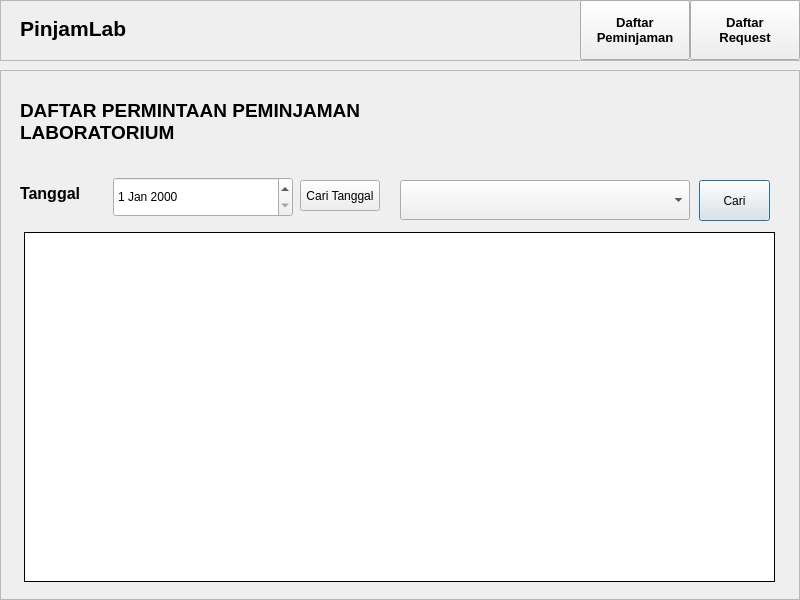
<?xml version="1.0" encoding="UTF-8"?>
<ui version="4.0">
 <class>HomePage</class>
 <widget class="QDialog" name="HomePage">
  <property name="geometry">
   <rect>
    <x>0</x>
    <y>0</y>
    <width>800</width>
    <height>600</height>
   </rect>
  </property>
  <property name="windowTitle">
   <string>Dialog</string>
  </property>
  <widget class="QFrame" name="frame_2">
   <property name="geometry">
    <rect>
     <x>0</x>
     <y>70</y>
     <width>800</width>
     <height>530</height>
    </rect>
   </property>
   <property name="styleSheet">
    <string notr="true"/>
   </property>
   <property name="frameShape">
    <enum>QFrame::StyledPanel</enum>
   </property>
   <property name="frameShadow">
    <enum>QFrame::Raised</enum>
   </property>
   <widget class="QLabel" name="label_2">
    <property name="geometry">
     <rect>
      <x>20</x>
      <y>20</y>
      <width>402</width>
      <height>62</height>
     </rect>
    </property>
    <property name="font">
     <font>
      <pointsize>14</pointsize>
      <bold>true</bold>
     </font>
    </property>
    <property name="text">
     <string>DAFTAR PERMINTAAN PEMINJAMAN 
LABORATORIUM</string>
    </property>
   </widget>
   <widget class="QLabel" name="label_3">
    <property name="geometry">
     <rect>
      <x>20</x>
      <y>110</y>
      <width>74</width>
      <height>27</height>
     </rect>
    </property>
    <property name="font">
     <font>
      <pointsize>12</pointsize>
      <bold>true</bold>
     </font>
    </property>
    <property name="text">
     <string>Tanggal</string>
    </property>
   </widget>
   <widget class="QDateEdit" name="filterTgl">
    <property name="geometry">
     <rect>
      <x>113</x>
      <y>107</y>
      <width>180</width>
      <height>40</height>
     </rect>
    </property>
   </widget>
   <widget class="QComboBox" name="filterLab">
    <property name="geometry">
     <rect>
      <x>400</x>
      <y>110</y>
      <width>290</width>
      <height>40</height>
     </rect>
    </property>
   </widget>
   <widget class="QTableView" name="tabelRequest">
    <property name="geometry">
     <rect>
      <x>24</x>
      <y>162</y>
      <width>751</width>
      <height>350</height>
     </rect>
    </property>
    <property name="minimumSize">
     <size>
      <width>0</width>
      <height>0</height>
     </size>
    </property>
    <property name="inputMethodHints">
     <set>Qt::ImhNone</set>
    </property>
    <property name="frameShape">
     <enum>QFrame::Box</enum>
    </property>
    <property name="frameShadow">
     <enum>QFrame::Plain</enum>
    </property>
    <attribute name="horizontalHeaderMinimumSectionSize">
     <number>187</number>
    </attribute>
    <attribute name="horizontalHeaderHighlightSections">
     <bool>false</bool>
    </attribute>
   </widget>
   <widget class="QPushButton" name="pushButton_3">
    <property name="geometry">
     <rect>
      <x>699</x>
      <y>110</y>
      <width>71</width>
      <height>41</height>
     </rect>
    </property>
    <property name="text">
     <string>Cari</string>
    </property>
   </widget>
   <widget class="QPushButton" name="pushButton_4">
    <property name="geometry">
     <rect>
      <x>300</x>
      <y>110</y>
      <width>80</width>
      <height>31</height>
     </rect>
    </property>
    <property name="text">
     <string>Cari Tanggal</string>
    </property>
   </widget>
  </widget>
  <widget class="QFrame" name="frame">
   <property name="geometry">
    <rect>
     <x>0</x>
     <y>0</y>
     <width>801</width>
     <height>61</height>
    </rect>
   </property>
   <property name="frameShape">
    <enum>QFrame::StyledPanel</enum>
   </property>
   <property name="frameShadow">
    <enum>QFrame::Raised</enum>
   </property>
   <widget class="QLabel" name="label">
    <property name="geometry">
     <rect>
      <x>20</x>
      <y>10</y>
      <width>181</width>
      <height>36</height>
     </rect>
    </property>
    <property name="font">
     <font>
      <pointsize>16</pointsize>
      <bold>true</bold>
     </font>
    </property>
    <property name="text">
     <string>PinjamLab</string>
    </property>
   </widget>
   <widget class="QPushButton" name="pushButton">
    <property name="geometry">
     <rect>
      <x>580</x>
      <y>0</y>
      <width>110</width>
      <height>60</height>
     </rect>
    </property>
    <property name="font">
     <font>
      <pointsize>10</pointsize>
      <bold>true</bold>
     </font>
    </property>
    <property name="text">
     <string>Daftar 
Peminjaman</string>
    </property>
   </widget>
   <widget class="QPushButton" name="pushButton_2">
    <property name="geometry">
     <rect>
      <x>690</x>
      <y>0</y>
      <width>110</width>
      <height>60</height>
     </rect>
    </property>
    <property name="font">
     <font>
      <pointsize>10</pointsize>
      <bold>true</bold>
     </font>
    </property>
    <property name="text">
     <string>Daftar 
Request</string>
    </property>
   </widget>
  </widget>
 </widget>
 <resources/>
 <connections/>
</ui>
